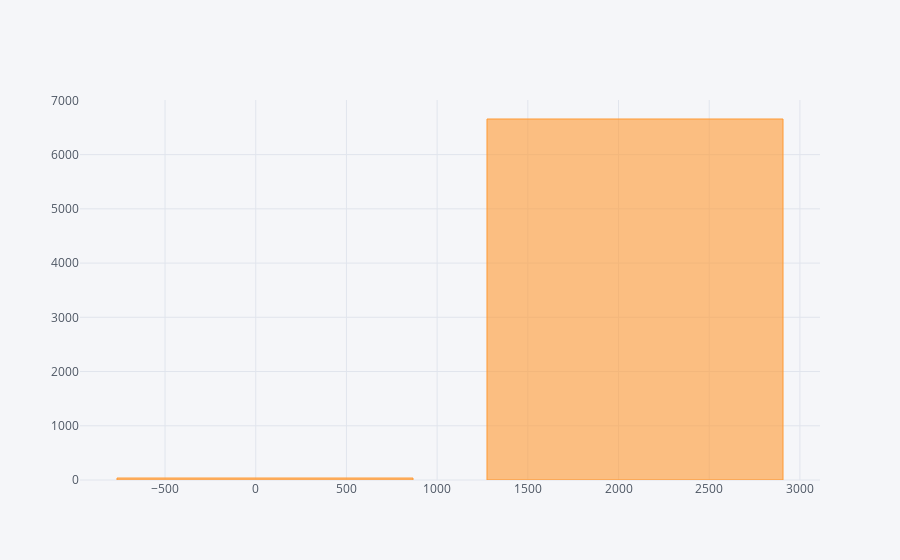

Write notebook code for a chart like this one.
### Code cell
a.iplot(kind='bar',x='Age',y='Credit amount')

### Figure 1 — Plotly figure (JSON) as saved in the notebook; plotly's stock layout.template omitted (floating-point values rounded to 4 significant figures)
{"data": [{"marker": {"color": "rgba(255, 153, 51, 0.6)", "line": {"color": "rgba(255, 153, 51, 1.0)", "width": 1}}, "name": "Credit amount", "orientation": "v", "text": "", "type": "bar", "uid": "af662b93-c0f9-4b14-abde-a0fd18676732", "x": [51, 2091.0], "y": [36.33, 6657.0]}], "layout": {"legend": {"bgcolor": "#F5F6F9", "font": {"color": "#4D5663"}}, "paper_bgcolor": "#F5F6F9", "plot_bgcolor": "#F5F6F9", "title": {"font": {"color": "#4D5663"}}, "xaxis": {"gridcolor": "#E1E5ED", "showgrid": true, "tickfont": {"color": "#4D5663"}, "title": {"font": {"color": "#4D5663"}, "text": ""}, "zerolinecolor": "#E1E5ED"}, "yaxis": {"gridcolor": "#E1E5ED", "showgrid": true, "tickfont": {"color": "#4D5663"}, "title": {"font": {"color": "#4D5663"}, "text": ""}, "zerolinecolor": "#E1E5ED"}}}
